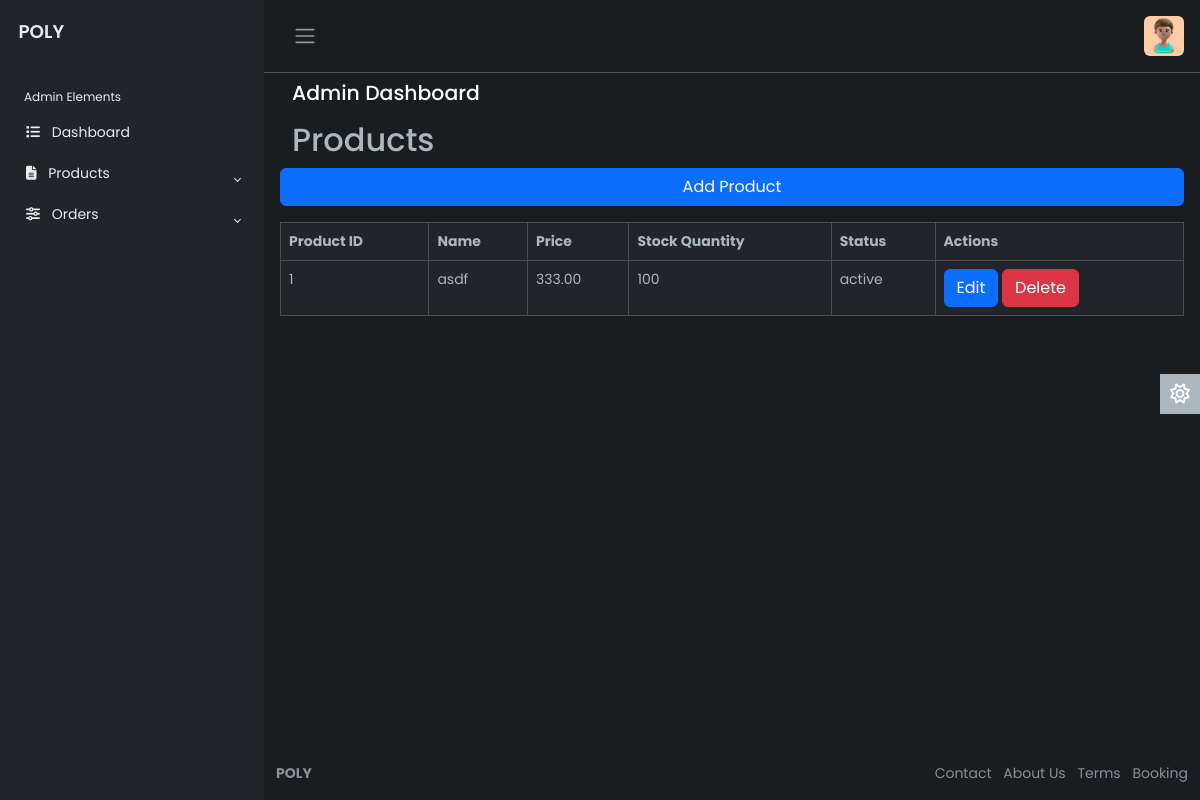
The page /shop/products.php (signed in) on the database as committed earlier.
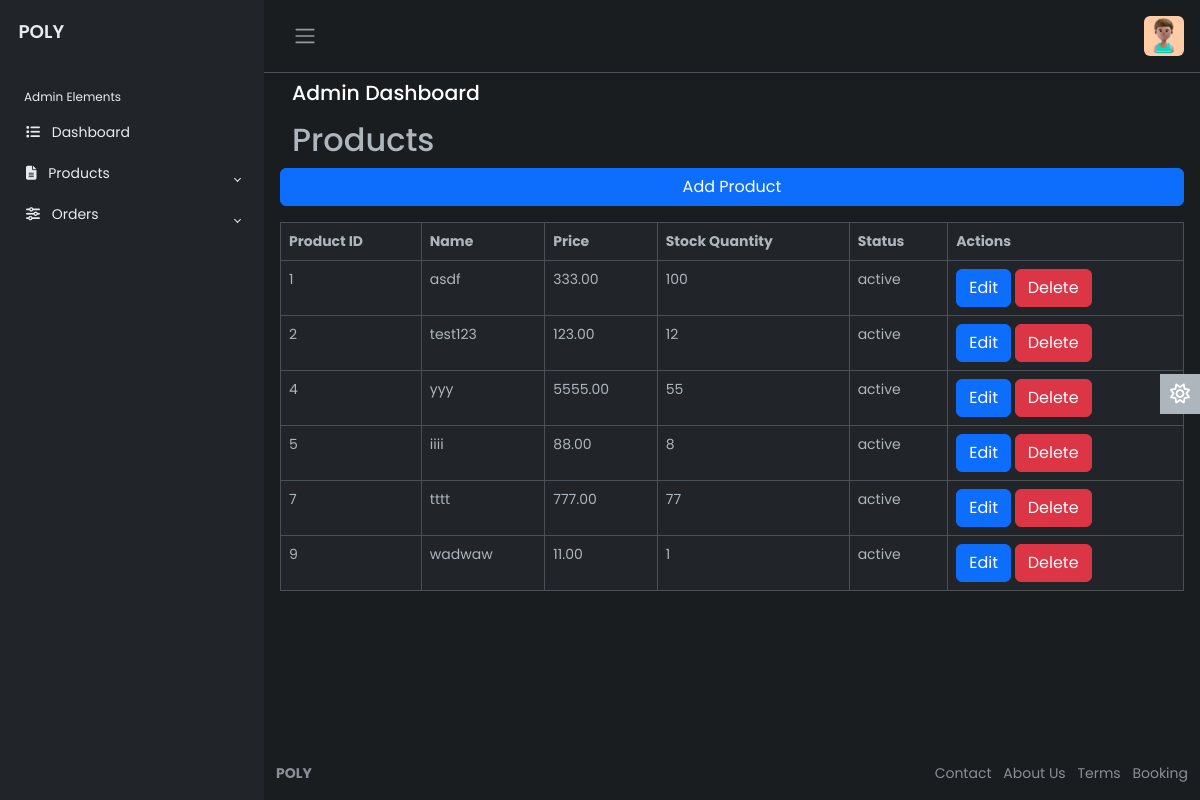
The same page on the database as committed later.
### tables this page shows
CREATE TABLE `products` (
  `id` int(11) NOT NULL,
  `vendor_id` int(11) NOT NULL,
  `category_id` int(11) NOT NULL,
  `name` varchar(100) NOT NULL,
  `description` text DEFAULT NULL,
  `price` decimal(10,2) NOT NULL,
  `stock_quantity` int(11) NOT NULL,
  `status` enum('active','inactive') NOT NULL DEFAULT 'active',
  `created_at` timestamp NOT NULL DEFAULT current_timestamp(),
  `updated_at` timestamp NOT NULL DEFAULT current_timestamp() ON UPDATE current_timestamp()
);

### shop/products.php (the view, shortened to what this page needs)
<?php
require __DIR__ . "/../config/database.php";
$vendor_id = $_SESSION['vendor_id'];
$query = "SELECT * FROM products WHERE vendor_id = $vendor_id";
$result = $conn->query($query);
$products = [];
if($result->num_rows > 0) {
    $products = $result->fetch_all(MYSQLI_ASSOC);
}
?>
<?php require __DIR__ . "/partials/header.php"; ?>
</head>
<body>
    <div class="wrapper">
        <?php require __DIR__ . "/partials/leftbar.php"; ?>
        <div class="main">
<?php require __DIR__ . "/partials/navbar.php"; ?>
            <main class="content px-3 py-2">
                <div class="container-fluid">
                    <div class="mb-3">
                        <h4>Admin Dashboard</h4>
                    </div>
                    <div class="row">
<h2>Products</h2>
        <a href="products-add.php" class="btn btn-primary mb-3">Add Product</a>
        <table class="table table-bordered">
            <thead>
                <tr>
                    <th>Product ID</th>
                    <th>Name</th>
                    <th>Price</th>
                    <th>Stock Quantity</th>
                    <th>Status</th>
                    <th>Actions</th>
                </tr>
            </thead>
            <tbody>
                <?php if ($products): ?>
                <?php foreach ($products as $product): ?>
                <tr>
                    <td><?= $product['id'] ?></td>
                    <td><?= $product['name'] ?></td>
                    <td><?= $product['price'] ?></td>
                    <td><?= $product['stock_quantity'] ?></td>
                    <td><?= $product['status'] ?></td>
                    <td>
                        <a href="edit_product.php?id=<?= $product['id'] ?>" class="btn btn-primary">Edit</a>
                        <a onclick="return confirm('Are you sure you want to delete this product?')" href="delete_product.php?id=<?= $product['id'] ?>" class="btn btn-danger">Delete</a>
                    </td>
                </tr>
                <?php endforeach; ?>
                <?php else: ?>
                <tr>
                    <td colspan="6">No products found.</td>
                </tr>
                <?php endif; ?>
            </tbody>
        </table>
                    </div>
                </div>
            </main>
            <a href="#" class="theme-toggle">
                <i class="fa-regular fa-sun"></i>
            </a>
<?php require __DIR__ . "/partials/footer.php"; ?>

### shop/partials/header.php (shortened to what this page needs)
<!DOCTYPE html>
<html lang="en" data-bs-theme="dark">
<head>
    <link rel="stylesheet" href="https://cdn.jsdelivr.net/npm/bootstrap@5.3.0-alpha2/dist/css/bootstrap.min.css">
    <link rel="stylesheet" href="css/style.css">

### shop/partials/leftbar.php (shortened to what this page needs)
<aside id="sidebar" class="js-sidebar">
            <div class="h-100">
                <div class="sidebar-logo">
                    <a href="#">POLY</a>
                </div>
                <ul class="sidebar-nav">
                    <li class="sidebar-header">
                        Admin Elements
                    </li>
                    <li class="sidebar-item">
                        <a href="index.php" class="sidebar-link">
                            <i class="fa-solid fa-list pe-2"></i>
                            Dashboard
                        </a>
                    </li>
                    <li class="sidebar-item">
                        <a href="#" class="sidebar-link collapsed" data-bs-target="#pages" data-bs-toggle="collapse"
                            aria-expanded="false"><i class="fa-solid fa-file-lines pe-2"></i>
                            Products
                        </a>
                    </li>
                    <li class="sidebar-item">
                        <a href="#" class="sidebar-link collapsed" data-bs-target="#posts" data-bs-toggle="collapse"
                            aria-expanded="false"><i class="fa-solid fa-sliders pe-2"></i>
                            Orders
                        </a>
                    </li>
                </ul>
            </div>
        </aside>

### shop/partials/navbar.php (shortened to what this page needs)
<nav class="navbar navbar-expand px-3 border-bottom">
                <button class="btn" id="sidebar-toggle" type="button">
                    <span class="navbar-toggler-icon"></span>
                </button>
                <div class="navbar-collapse navbar">
                    <ul class="navbar-nav">
                        <li class="nav-item dropdown">
                            <a href="#" data-bs-toggle="dropdown" class="nav-icon pe-md-0">
                                <img src="image/profile.jpg" class="avatar img-fluid rounded" alt="">
                            </a>
                        </li>
                    </ul>
                </div>
            </nav>

### shop/partials/footer.php (shortened to what this page needs)
<footer class="footer">
                <div class="container-fluid">
                    <div class="row text-muted">
                        <div class="col-6 text-start">
                            <p class="mb-0">
                                <a href="#" class="text-muted">
                                    <strong>POLY</strong>
                                </a>
                            </p>
                        </div>
                        <div class="col-6 text-end">
                            <ul class="list-inline">
                                <li class="list-inline-item">
                                    <a href="#" class="text-muted">Contact</a>
                                </li>
                                <li class="list-inline-item">
                                    <a href="#" class="text-muted">About Us</a>
                                </li>
                                <li class="list-inline-item">
                                    <a href="#" class="text-muted">Terms</a>
                                </li>
                                <li class="list-inline-item">
                                    <a href="#" class="text-muted">Booking</a>
                                </li>
                            </ul>
                        </div>
                    </div>
                </div>
            </footer>
        </div>
    </div>
</body>
</html>

### shop/css/style.css (style rules this page uses)
body { font-family: 'Poppins', sans-serif; font-size: 0.875rem; opacity: 1; overflow-y: scroll; margin: 0; }
a { cursor: pointer; text-decoration: none; font-family: 'Poppins', sans-serif; }
li { list-style: none; }
h4 { font-family: 'Poppins', sans-serif; font-size: 1.275rem; color: var(--bs-emphasis-color); }
.wrapper { align-items: stretch; display: flex; width: 100%; }
#sidebar { max-width: 264px; min-width: 264px; background: var(--bs-dark); transition: all 0.35s ease-in-out; }
.main { display: flex; flex-direction: column; min-height: 100vh; min-width: 0; overflow: hidden; transition: all 0.35s ease-in-out; width: 100%; background: var(--bs-dark-bg-subtle); }
.sidebar-logo { padding: 1.15rem; }
.sidebar-logo a { color: #e9ecef; font-size: 1.15rem; font-weight: 600; }
.sidebar-nav { list-style: none; margin-bottom: 0; padding-left: 0; margin-left: 0; }
.sidebar-header { color: #e9ecef; font-size: .75rem; padding: 1.5rem 1.5rem .375rem; }
a.sidebar-link { padding: .625rem 1.625rem; color: #e9ecef; position: relative; display: block; font-size: 0.875rem; }
.sidebar-link[data-bs-toggle="collapse"]::after { border: solid; border-width: 0 .075rem .075rem 0; content: ""; display: inline-block; padding: 2px; position: absolute; right: 1.5rem; top: 1.4rem; transform: rotate(-135deg); transition: all .2s ease-out; }
.sidebar-link[data-bs-toggle="collapse"].collapsed::after { transform: rotate(45deg); transition: all .2s ease-out; }
.avatar { height: 40px; width: 40px; }
.navbar-expand .navbar-nav { margin-left: auto; }
.content { flex: 1; max-width: 100vw; width: 100vw; }
@media (min-width:768px) { .content { max-width: auto; width: auto; } }
.theme-toggle { position: fixed; top: 50%; transform: translateY(-65%); text-align: center; z-index: 10; right: 0; left: auto; border: none; background-color: var(--bs-body-color); }
html[data-bs-theme="dark"] .theme-toggle .fa-sun, html[data-bs-theme="light"] .theme-toggle .fa-moon { cursor: pointer; padding: 10px; display: block; font-size: 1.25rem; color: #FFF; }

Rows that differ between the two databases and show on the page:
added products: id "2", name "test123", price "123.00", stock_quantity "12", status "active"
added products: id "4", name "yyy", price "5555.00", stock_quantity "55", status "active"
added products: id "5", name "iiii", price "88.00", stock_quantity "8", status "active"
added products: id "7", name "tttt", price "777.00", stock_quantity "77", status "active"
added products: id "9", name "wadwaw", price "11.00", stock_quantity "1", status "active"
